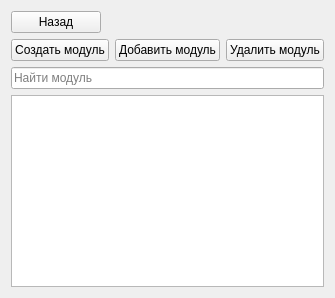
              <widget class="QWidget" name="page_2_folders">
               <layout class="QVBoxLayout" name="verticalLayout_7">
                <item>
                 <widget class="QPushButton" name="back_foldure_btn">
                  <property name="sizePolicy">
                   <sizepolicy hsizetype="Minimum" vsizetype="Fixed">
                    <horstretch>0</horstretch>
                    <verstretch>0</verstretch>
                   </sizepolicy>
                  </property>
                  <property name="maximumSize">
                   <size>
                    <width>90</width>
                    <height>60</height>
                   </size>
                  </property>
                  <property name="text">
                   <string>Назад</string>
                  </property>
                 </widget>
                </item>
                <item>
                 <layout class="QHBoxLayout" name="horizontalLayout_3">
                  <item>
                   <widget class="QPushButton" name="add_folder_module">
                    <property name="text">
                     <string>Создать модуль</string>
                    </property>
                   </widget>
                  </item>
                  <item>
                   <widget class="QPushButton" name="insert_module">
                    <property name="text">
                     <string>Добавить модуль</string>
                    </property>
                   </widget>
                  </item>
                  <item>
                   <widget class="QPushButton" name="delete_folder_module">
                    <property name="text">
                     <string>Удалить модуль</string>
                    </property>
                   </widget>
                  </item>
                 </layout>
                </item>
                <item>
                 <widget class="QLineEdit" name="line_folder_module">
                  <property name="placeholderText">
                   <string>Найти модуль</string>
                  </property>
                 </widget>
                </item>
                <item>
                 <widget class="QListWidget" name="listWidget_folder_module"/>
                </item>
               </layout>
              </widget>
